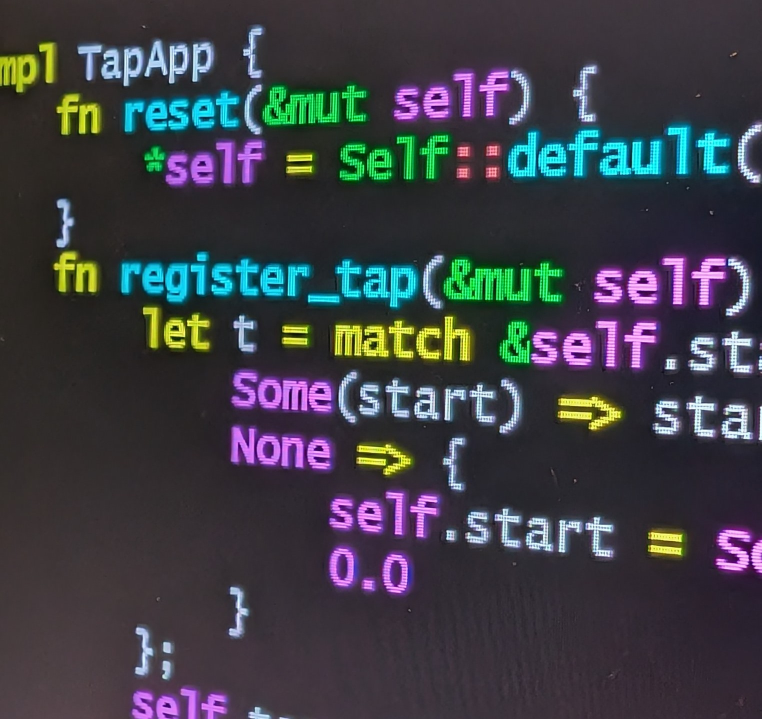
#> input picture assets/photo-code-screen.jpg, 1523 x 1438 px (shown at 1/2 size)
$ python -i mvkit.py   (imports and definitions only)
#> lines starting #> are read from the running program, lines starting #| are printed output that depends on the picture
"""音楽ショート・アニマティック共通基盤(mvkit)。

paper-plane-royalty/animatic.py v2 から切り出した描画・後処理・字幕・拍グリッド・出力のユーティリティ。
"""
import json
import math
import os
import random
import shutil
import subprocess

import numpy as np
from PIL import Image, ImageChops, ImageDraw, ImageEnhance, ImageFilter, ImageFont

W, H = 1080, 1920
FPS = 30
# 日本語が出せるゴシック体。OS ごとに置き場所が違うので、あるものを使う。
# 環境変数 MVKIT_FONT を立てればそれを最優先で使う。
FONT_CANDIDATES = [
    os.environ.get("MVKIT_FONT", ""),
    "/usr/share/fonts/opentype/ipafont-gothic/ipagp.ttf",      # Linux (IPA)
    "/usr/share/fonts/opentype/noto/NotoSansCJK-Regular.ttc",   # Linux (Noto)
    "/usr/share/fonts/truetype/fonts-japanese-gothic.ttf",      # Debian 系
    "/System/Library/Fonts/ヒラギノ角ゴシック W4.ttc",              # macOS
    "/System/Library/Fonts/Hiragino Sans GB.ttc",               # macOS
    "/Library/Fonts/Arial Unicode.ttf",                         # macOS
    "C:/Windows/Fonts/YuGothM.ttc",                             # Windows (游ゴシック)
    "C:/Windows/Fonts/meiryo.ttc",                              # Windows (メイリオ)
    "C:/Windows/Fonts/msgothic.ttc",                            # Windows (MS ゴシック)
]
_cache = {}
_font_cache = {}
PINK = (255, 79, 163)
ACCENT = PINK  # 字幕ブロックのアクセント色(曲ごとに差し替え可)


def A_translate(tx, ty):
    return np.array([[1, 0, tx], [0, 1, ty], [0, 0, 1]], float)


def A_rotate(theta):
    c, s = math.cos(theta), math.sin(theta)
    return np.array([[c, -s, 0], [s, c, 0], [0, 0, 1]], float)


def A_scale(k):
    return np.array([[k, 0, 0], [0, k, 0], [0, 0, 1]], float)


def ease(t):
    t = max(0.0, min(1.0, t))
    return t * t * (3 - 2 * t)


def ease_out(t):
    t = max(0.0, min(1.0, t))
    return 1 - (1 - t) ** 3


def lerp(a, b, t):
    return a + (b - a) * t


def lerp_color(c1, c2, t):
    return tuple(int(round(lerp(a, b, t))) for a, b in zip(c1, c2))


# [74 lines left out: functions find_coeffs, _font_path, font, wrap_chars, noise_layer, tilt_mask and 1 more, not called in this run]


def apply_vignette(img, strength=90):
    img.paste(Image.new("RGB", (W, H), (8, 10, 16)), (0, 0), vignette(strength))
    return img


# [13 lines left out: functions grain_bank, apply_grain, not called in this run]


def bloom(img, threshold=200, strength=0.55, radius=14):
    arr = np.array(img).astype(np.int16)
    bright = np.clip((arr - threshold) * 4, 0, 255).astype(np.uint8)
    b = Image.fromarray(bright).resize((W // 4, H // 4), Image.BILINEAR).filter(ImageFilter.GaussianBlur(radius / 2))
    b = b.resize((W, H), Image.BILINEAR)
    b = ImageEnhance.Brightness(b).enhance(strength)
    return ImageChops.screen(img, b)


# [205 lines left out: functions glow_sprite, tracked_text, caption_hook, lyric_block, paste_center, require_ffmpeg and 5 more, not called in this run]


class Grid:
    """カットの開始拍 iA から終了拍 iEnd まで。at(t) は (開始からの拍番号, 拍内位相)。"""

    # [13 lines left out: functions __init__, at, not called in this run]

    def bt_rel(self, b):
        return float(self.bt[self.iA + b] - self.t0)


def fade_alpha(t, t_in, t_out, fi=0.3, fo=0.25):
    return max(0.0, min(1.0, (t - t_in) / fi, (t_out - t) / fo))


class LyricTimeline:
    """歌詞行の絶対秒タイムライン。JSON: [{"t": 187.95, "en": "...", "jp": "..."}, ...]
    行の終わりは次の行の開始。字幕は歌い出しの lead 秒前に出す。"""

    def __init__(self, path, lead=0.25, gap=0.12, max_len=6.0, end_time=None):
        self.lines = json.load(open(path, encoding="utf-8"))
        self.lead, self.gap, self.max_len, self.end_time = lead, gap, max_len, end_time

    # [67 lines left out: functions span, start, draw, _draw_kinetic, not called in this run]

>>> import cv2
>>> picture = cv2.imread('../../assets/photo-code-screen.jpg', cv2.IMREAD_GRAYSCALE)
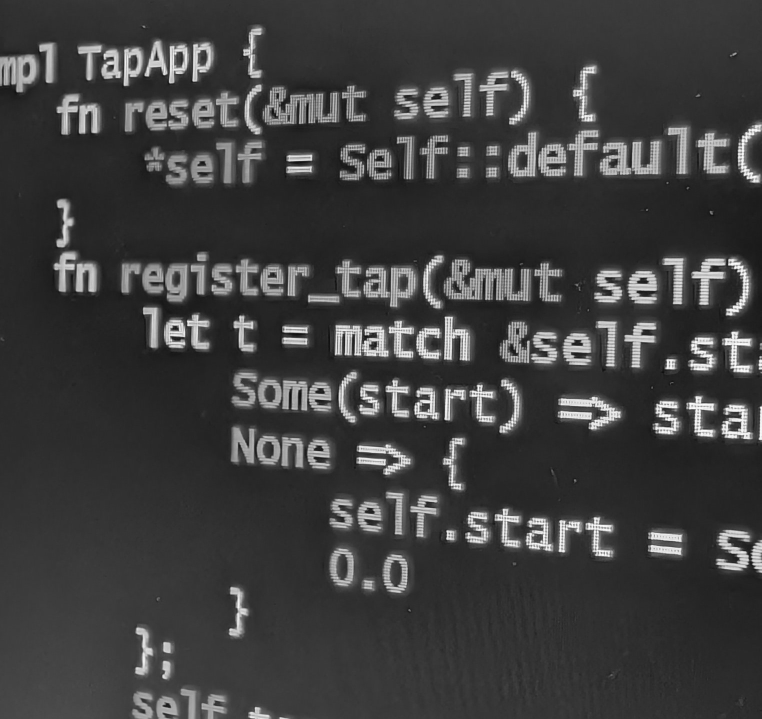
#> picture: shape (1438, 1523) (shown at 1/2 size); min 5, max 255, mean 62.5
>>> result = bloom(picture)
#> in bloom, `bright = np.clip((arr - threshold) * 4, 0, 255).astype(np.uint8)`:
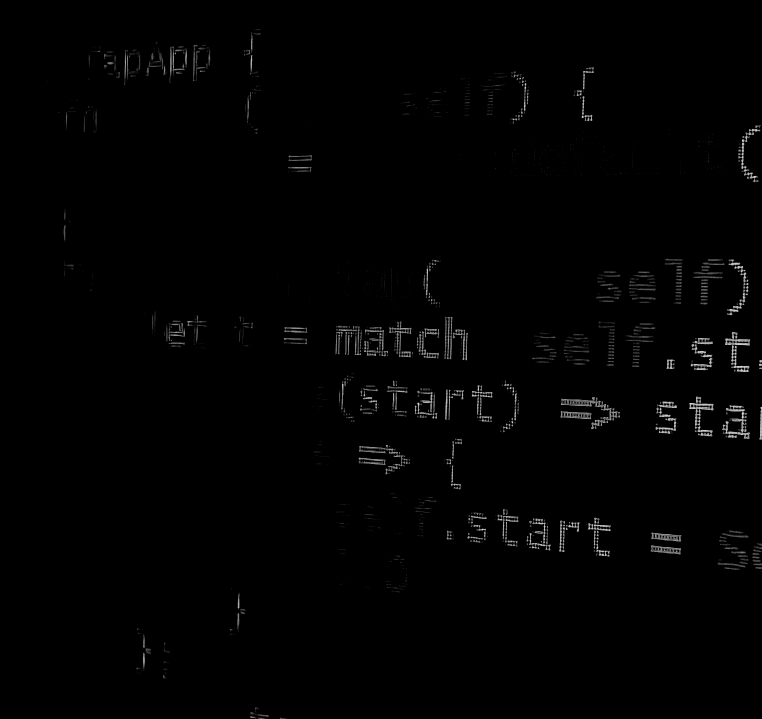
#> bright: shape (1438, 1523) (shown at 1/2 size); min 0, max 220, mean 2.1
#> in bloom, `b = Image.fromarray(bright).resize((W // 4, H // 4), Image.BILINEAR).f..`:
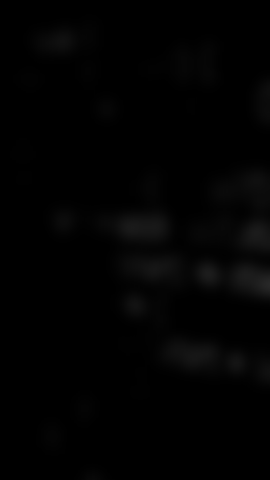
#> b: PIL image 270x480 L; min 0, max 40, mean 2.1
#> in bloom, `b = ImageEnhance.Brightness(b).enhance(strength)`:
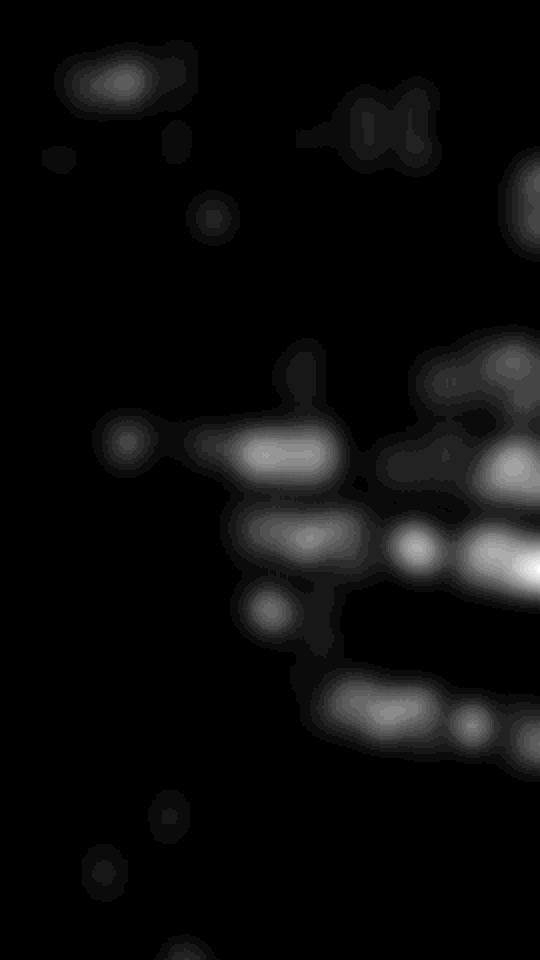
#> b: PIL image 1080x1920 L (shown at 1/2 size); min 0, max 22, mean 1; drawn with min black and max white
#> (the run stopped early here; a loop or call above may not have finished)

$ run again, on assets/photo-jensen.jpg
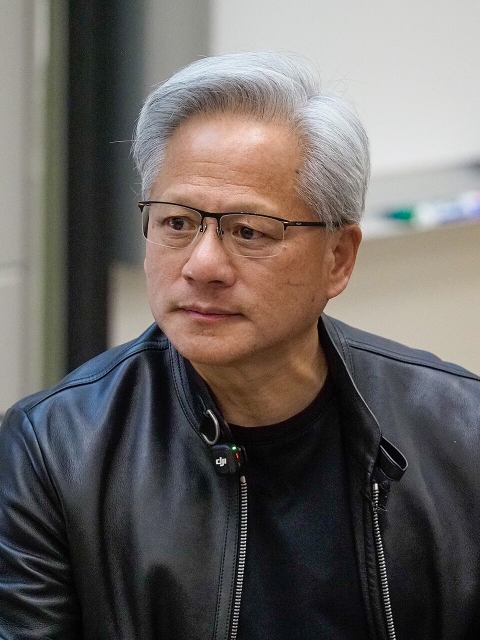
#> input picture assets/photo-jensen.jpg, 960 x 1280 px (shown at 1/2 size)
#> in bloom, `bright = np.clip((arr - threshold) * 4, 0, 255).astype(np.uint8)`:
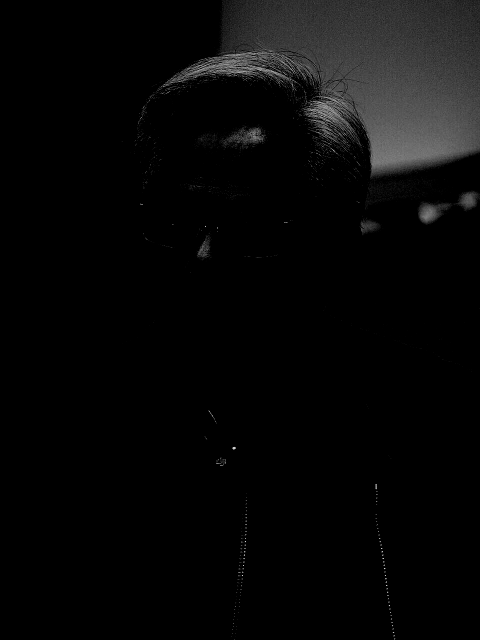
#> bright: shape (1280, 960) (shown at 1/2 size); min 0, max 220, mean 7.9
#> in bloom, `b = ImageEnhance.Brightness(b).enhance(strength)`:
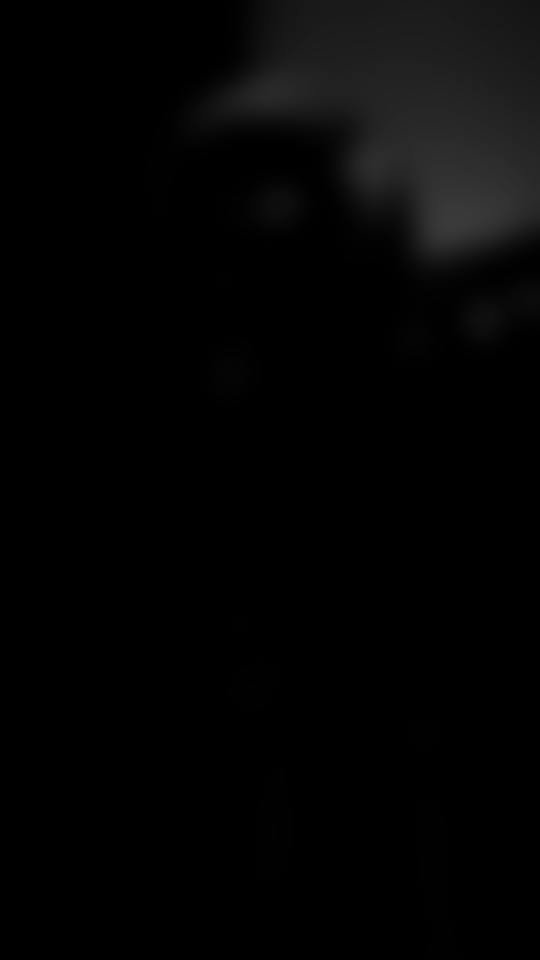
#> b: PIL image 1080x1920 L (shown at 1/2 size); min 0, max 58, mean 4.2

$ run again, on assets/photo-wafer.jpg
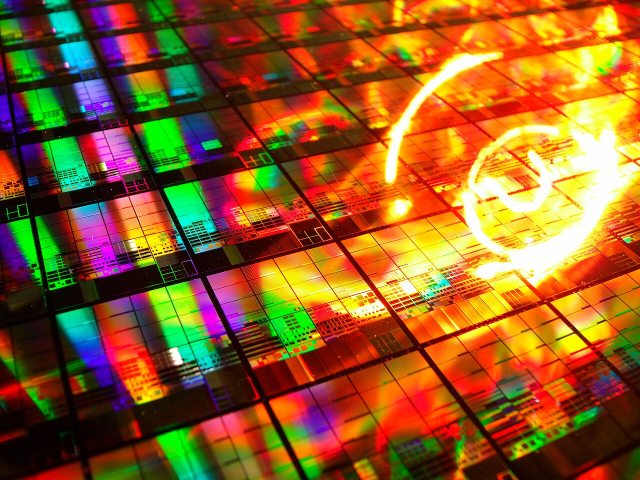
#> input picture assets/photo-wafer.jpg, 1280 x 960 px (shown at 1/2 size)
#> in bloom, `bright = np.clip((arr - threshold) * 4, 0, 255).astype(np.uint8)`:
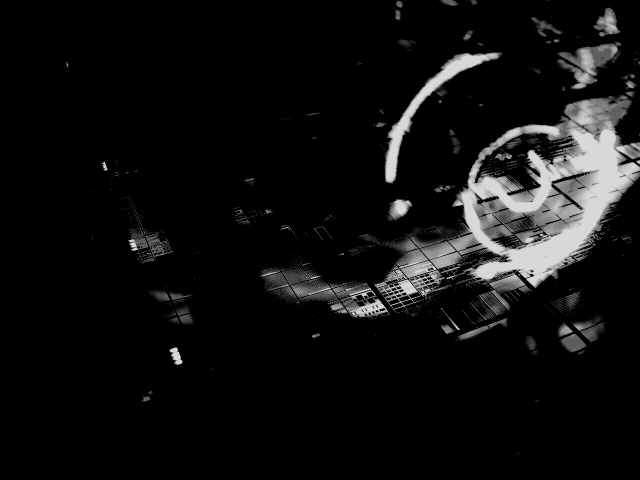
#> bright: shape (960, 1280) (shown at 1/2 size); min 0, max 220, mean 16.6
#> in bloom, `b = ImageEnhance.Brightness(b).enhance(strength)`:
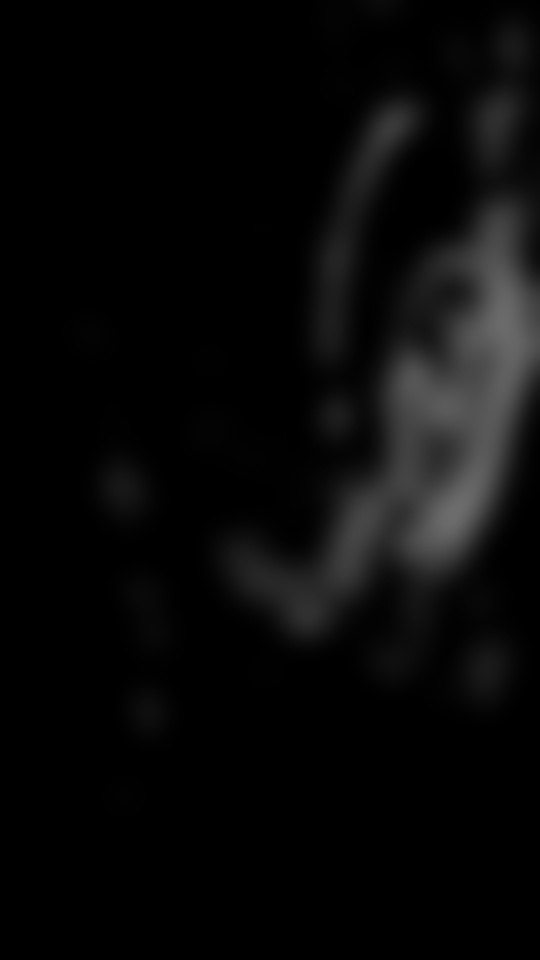
#> b: PIL image 1080x1920 L (shown at 1/2 size); min 0, max 108, mean 8.9
